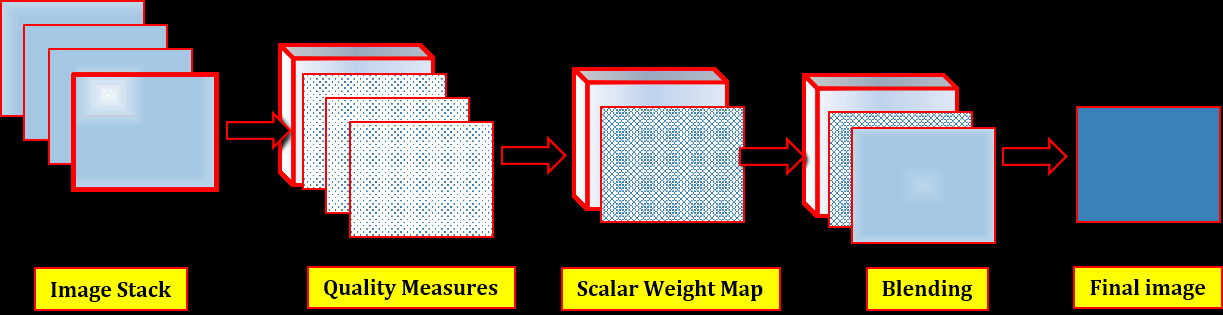
#> input picture exposure_fusion_image.png, 1223 x 315 px
$ python -i exposureFusion_.py   (imports and definitions only)   (older library calls are emulated)
#> lines starting #> are read from the running program, lines starting #| are printed output that depends on the picture
#> further down, picture is the input picture: shape (315, 1223, 3); mean B, G, R 73.9, 85.6, 92
"""
EXPOSURE FUSION
(r) Abdulmajeed Muhammad Kabir
2018
"""


"""
Dependencies
"""
###############################################################################
import os
import cv2
import numpy as np
import matplotlib.pyplot as plt
###############################################################################


"""
Program Launch
"""
###############################################################################
# [7 lines left out: function launch, not called in this run]
###############################################################################


"""
Load Images
"""
###############################################################################
# [22 lines left out: function load_images, not called in this run]
###############################################################################


"""
Check and Align Images by Size
"""
###############################################################################
# [22 lines left out: function alignment, not called in this run]
###############################################################################


"""
Contrast Quality Measure
"""
###############################################################################
def contrast(image, ksize=1):
    """
   FUNCTION: contrast
        Call to compute the first quality measure: contrast using laplacian kernel
     INPUTS:
        image = input image (colored)
        ksize = 1 means: [[0,1,0],[1,-4,1],[0,1,0]] kernel
    OUTPUTS:
        contrast measure
    """
#> called with ksize = 1
#'-----------------------------------------------------------------------------#
    image = cv2.cvtColor(image.astype('uint8'), cv2.COLOR_BGR2GRAY)
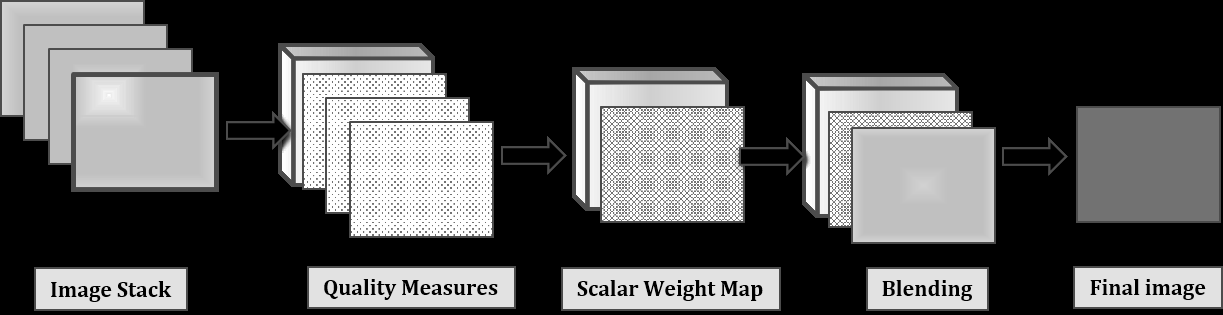
#> image: shape (315, 1223); min 0, max 255, mean 86.2
    laplacian = cv2.Laplacian(image.astype('float64'), cv2.CV_64F, ksize)
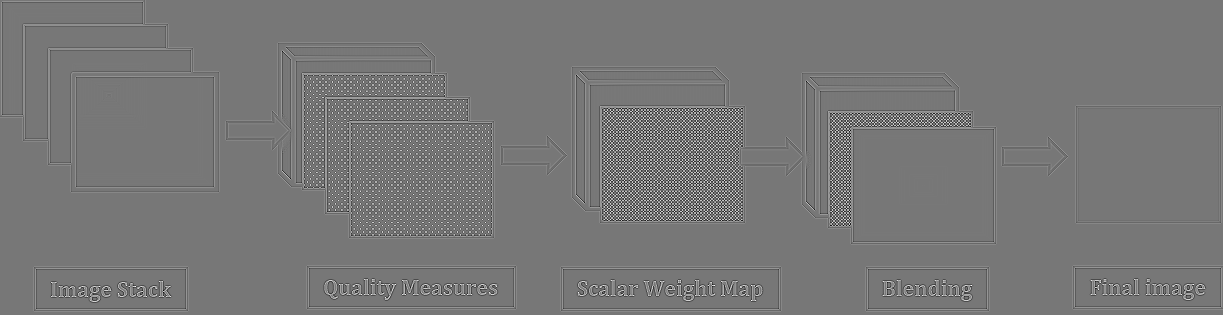
#> laplacian: shape (315, 1223) float64; min -602, max 678, mean 0; drawn with min black and max white
    C = cv2.convertScaleAbs(laplacian)
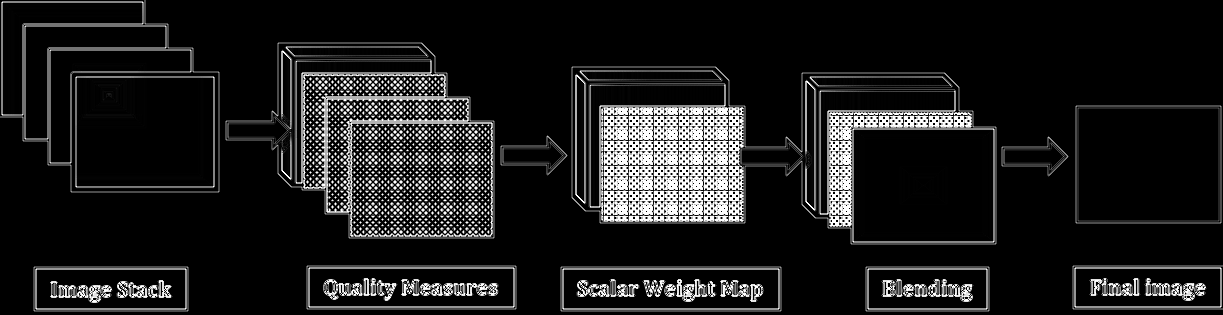
#> C: shape (315, 1223); min 0, max 255, mean 27.7
    C = cv2.medianBlur(C.astype('float32') , 5)
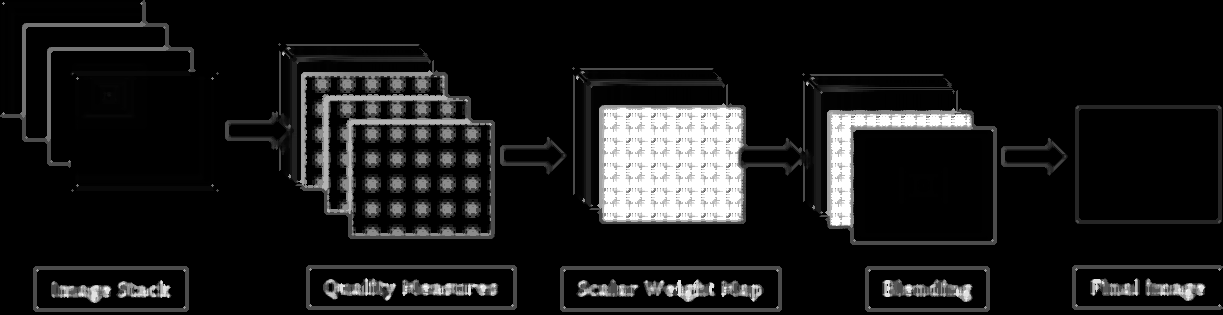
#> C: shape (315, 1223) float32; min 0, max 255, mean 24.6
    return C.astype('float64')
###############################################################################


"""
Saturation Quality Measure
"""
###############################################################################
# [12 lines left out: function saturation, not called in this run]
###############################################################################


"""
Well-exposedness Quality Measure
"""
###############################################################################
# [18 lines left out: function exposedness, not called in this run]
###############################################################################


"""
Scalar Weight Map
"""
###############################################################################
# [34 lines left out: function scalar_weight_map, not called in this run]
###############################################################################


"""
Naive Measures Fusion
"""
###############################################################################
# [48 lines left out: function measures_fusion_naive, not called in this run]
###############################################################################


"""
Laplacian and Gaussian Pyramids
"""
###############################################################################
# [42 lines left out: function multires_pyramid, not called in this run]
###############################################################################


"""
Multiresolution Measures Fusion
"""
###############################################################################
# [53 lines left out: function measures_fusion_multires, not called in this run]
###############################################################################


"""
Compute Mean of Image Stack
"""
###############################################################################
# [27 lines left out: function meanImage, not called in this run]
###############################################################################


"""
Visualize Image Measures, Weight Maps
"""
###############################################################################
# [32 lines left out: function visualize_maps, not called in this run]
###############################################################################


>>> import cv2
>>> picture = cv2.imread('exposure_fusion_image.png')
>>> result = contrast(picture)

$ run again, on steps_image.png
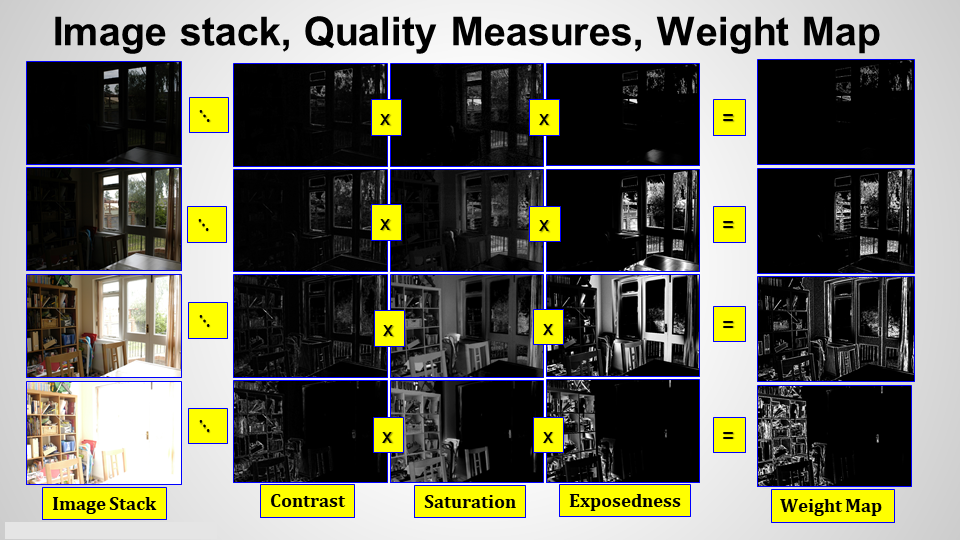
#> input picture steps_image.png, 960 x 540 px
#> picture is the input picture: shape (540, 960, 3); mean B, G, R 96.5, 107.1, 107.7
#> in contrast, `laplacian = cv2.Laplacian(image.astype('float64'), cv2.CV_64F, ksize)`:
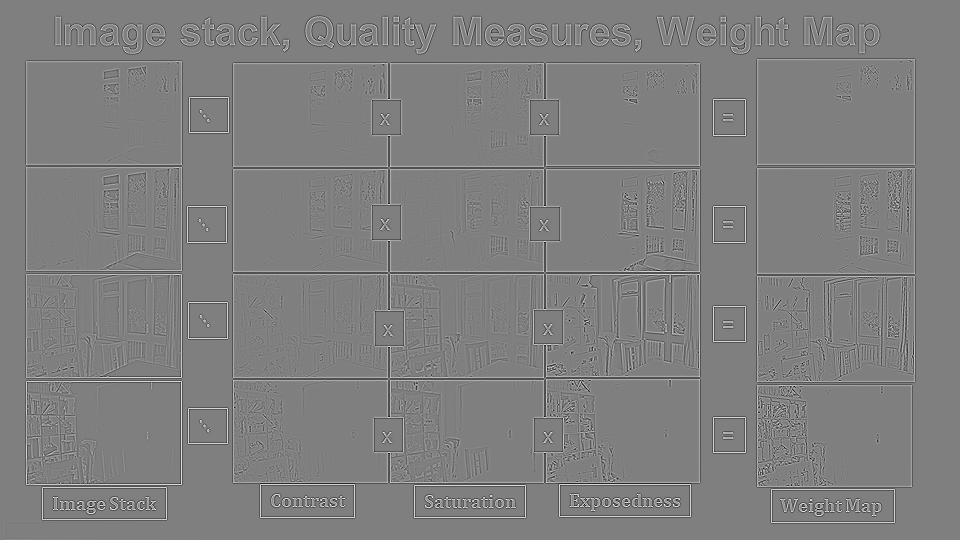
#> laplacian: shape (540, 960) float64; min -602, max 600, mean 0; drawn with min black and max white
#> in contrast, `C = cv2.medianBlur(C.astype('float32') , 5)`:
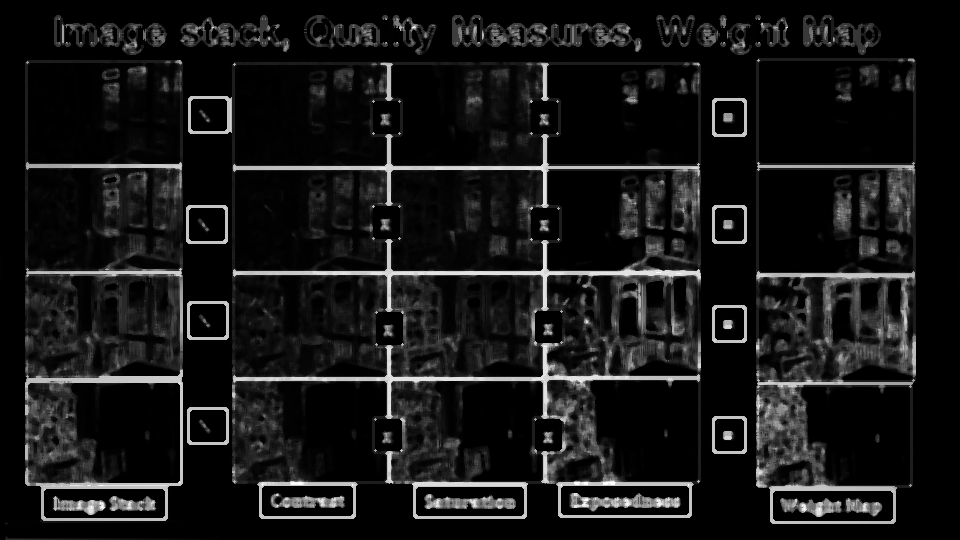
#> C: shape (540, 960) float32; min 0, max 255, mean 22.8
